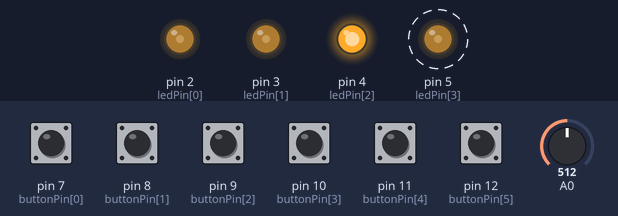
This sketch was run on a simulated Teensy 4. On the bench: output pins drawn as LEDs (lit = HIGH). Dashed ring = blinking. The inputs (shaded band) are chosen by the test bench; at power-on: pin 7 (buttonPin[0]), pin 8 (buttonPin[1]), pin 9 (buttonPin[2]), pin 10 (buttonPin[3]), pin 11 (buttonPin[4]), pin 12 (buttonPin[5]) LOW, A0 = 512. EEPROM starts erased.

Above: at 1.2 s.
1.3 s: pin 7 (buttonPin[0]) pulled HIGH for 0.15 s
At 1.9 s:
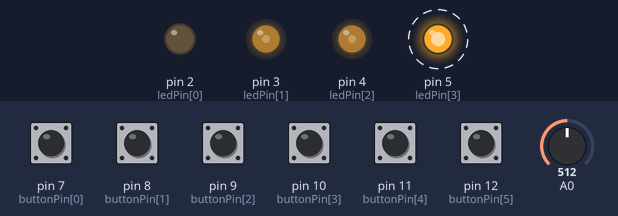
4.3 s: A0 set to 0
At 4.57 s:
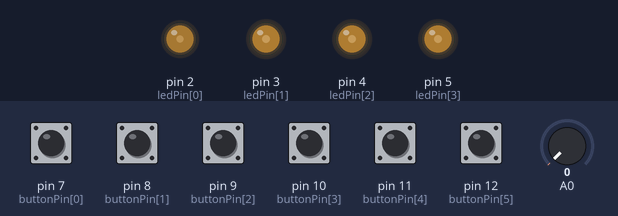
7.3 s: pin 8 (buttonPin[1]) pulled HIGH for 0.15 s
10.4 s: A0 set to 122
At 10.83 s:
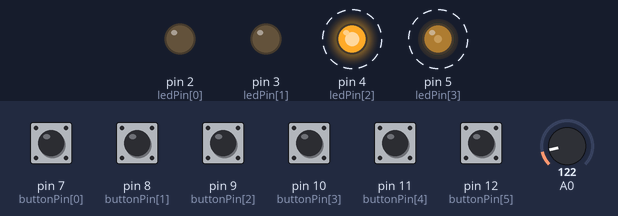
13.4 s: pin 9 (buttonPin[2]) pulled HIGH for 0.15 s
At 13.54 s:
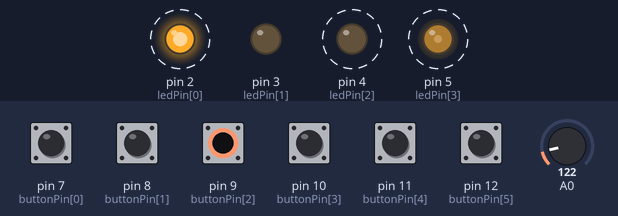
16.4 s: pin 10 (buttonPin[3]) pulled HIGH for 0.15 s
Timing chart, 0 to 20.4 s (numbered marks = the images above; inputs shaded):
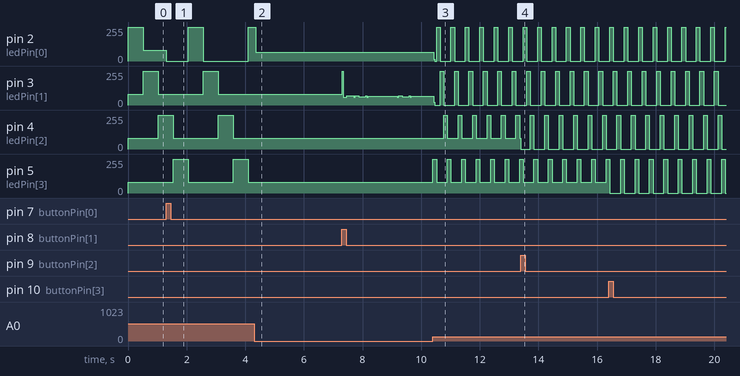

The sketch:

stepsequencer.ino
```cpp
#include <EEPROM.h>
//This was lab 7's midi step sequencer with EEPROM memory
int buttonPin[6] = {7, 8, 9, 10, 11, 12};
int ledPin[4] = {2, 3, 4, 5};
boolean lastButtonState[6] = {LOW, LOW, LOW, LOW, LOW};
boolean buttonState[6] = {LOW, LOW, LOW, LOW, LOW};
boolean stepState [3][4] = {
  {false, true, false, false},
  {true, false, true, true},
  {true, true, true, true}
};

int midiNote[4] = {42, 43, 44};

int tempo = 0;

int currentStep = 0;
int currentChannel = 0;
unsigned long lastStepTime = 0;


void setup() {
  for (int i = 0; i < 6; i++) {
    pinMode(buttonPin[i], INPUT);
  }
  for (int i = 0; i < 4; i++) {
    pinMode(ledPin[i], OUTPUT);
  }
  loadFromEEPROM();
}

void loop() {
  for (int i = 0; i < 4; i++) {
    checkButtons(i);
    setLeds(i);
  }
  for (int i = 4; i < 6; i++) {
    updateChannel(i);
  }

  sequence();
  while (usbMIDI.read()) {
  }
}

void loadFromEEPROM(){
  int loadcount = 0;
  for (int i = 0; i < 3; i++) {
    for (int j = 0; j < 4; j++) {
      stepState[i][j] = EEPROM.read(loadcount);
      loadcount++;
    }
  }
}

void saveToEEPROM() {
  int savecount = 0;
  for (int i = 0; i < 3; i++) {
    for (int j = 0; j < 4; j++) {
      EEPROM.write(savecount, stepState[i][j]);
      savecount++;
    }
  }
}


void setMIDI() {
  for (int j = 0; j < 3; j++) {
    //usbMIDI.sendNoteOff((midiNote[j]), 0, 1);
    if (stepState[j][currentStep] == true) {
      usbMIDI.sendNoteOn((midiNote[j]), 99, 1);
    } else if (stepState[j][currentStep] == false) {
      usbMIDI.sendNoteOff((midiNote[j]), 0, 1);
    }
  }
}

void setLeds(int slNum) {
  if (currentStep == slNum) {
    analogWrite(ledPin[slNum], 255);
  }
  else if (stepState[currentChannel][slNum] == true) {
    analogWrite(ledPin[slNum], 80);
  } else if (stepState[currentChannel][slNum] == false) {
    analogWrite(ledPin[slNum], 0);
  }
}

void sequence() {

  tempo = analogRead(A0);

  if (millis() > lastStepTime + tempo) {   //if its time to go to the next step...
    //digitalWrite(ledPin[currentStep], LOW);  //turn off the current led

    currentStep = currentStep + 1;         //increment to the next step
    if (currentStep > 3) {
      currentStep = 0;
    }
    //digitalWrite(ledPin[currentStep], HIGH); //turn on the new led

    lastStepTime = millis();               //set lastStepTime to the current time
    setMIDI();
  }
}

void updateChannel(int ucNum) {
  lastButtonState[ucNum] = buttonState[ucNum];
  buttonState[ucNum] = digitalRead(buttonPin[ucNum]);

  if (buttonState[ucNum] == HIGH && lastButtonState[ucNum] == LOW) {
    //Up Button code
    if (ucNum == 4) {
      currentChannel++;
      if (currentChannel > 2) {
        currentChannel = 2;
      }
    }
    //Down Button code
    if (ucNum == 5) {
      currentChannel--;
      if (currentChannel < 0) {
        currentChannel = 0;
      }
    }
  }
}

void checkButtons(int cbNum) {

  lastButtonState[cbNum] = buttonState[cbNum];
  buttonState[cbNum] = digitalRead(buttonPin[cbNum]);

  if (buttonState[cbNum] == HIGH && lastButtonState[cbNum] == LOW) {
    if (stepState[currentChannel][cbNum] == false) {
      stepState[currentChannel][cbNum] = true;
    } else if (stepState[currentChannel][cbNum] == true) {
      stepState[currentChannel][cbNum] = false;
    }
    saveToEEPROM();
  }
}

/*void setLeds() {
  for (int i = 0; i < 4; i++) {
    if (stepState[i] == true) {
      //digitalWrite(ledPin[i], HIGH);
    } else if (stepState[i] == false) {
      //digitalWrite(ledPin[i], LOW);
    }
  }
  } */
```

Measured:
- after the input at 4.3 s, pin 3 (ledPin[1]): stops changing and stays 80/255; pin 4 (ledPin[2]): stays 80/255 (without the input it goes to 255/255 after 0.84 s); pin 5 (ledPin[3]): stays 80/255 (without the input it goes to 255/255 after 1.4 s)
- by itself, pin 2 (ledPin[0]): alternates 255/255 for 0.12 s and 0/255 for 0.37 s
- by itself, pin 5 (ledPin[3]): alternates 255/255 for 0.51 s and 80/255 for 1.5 s
